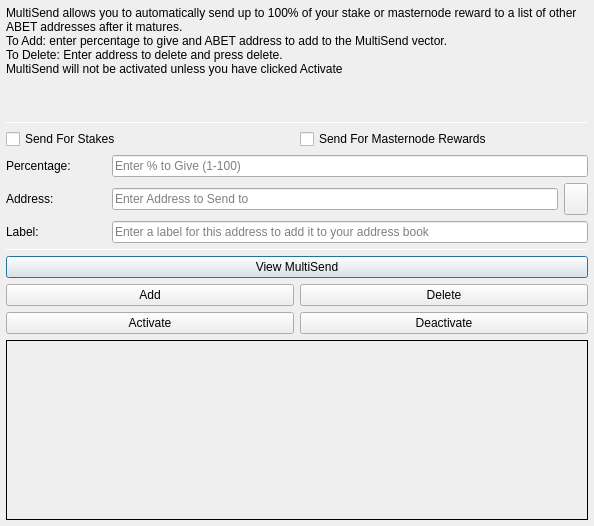
<?xml version="1.0" encoding="UTF-8"?>
<ui version="4.0">
 <class>MultiSendDialog</class>
 <widget class="QDialog" name="MultiSendDialog">
  <property name="windowModality">
   <enum>Qt::NonModal</enum>
  </property>
  <property name="geometry">
   <rect>
    <x>0</x>
    <y>0</y>
    <width>594</width>
    <height>526</height>
   </rect>
  </property>
  <property name="windowTitle">
   <string>MultiSend</string>
  </property>
  <layout class="QVBoxLayout" name="verticalLayout" stretch="0">
   <property name="margin">
    <number>6</number>
   </property>
   <item>
    <layout class="QVBoxLayout" name="verticalLayout_Main" stretch="1,1,1,0,1,1,1">
     <item>
      <widget class="QLabel" name="label_2">
       <property name="lineWidth">
        <number>1</number>
       </property>
       <property name="text">
        <string>MultiSend allows you to automatically send up to 100% of your stake or masternode reward to a list of other ABET addresses after it matures.
To Add: enter percentage to give and ABET address to add to the MultiSend vector.
To Delete: Enter address to delete and press delete.
MultiSend will not be activated unless you have clicked Activate</string>
       </property>
       <property name="alignment">
        <set>Qt::AlignLeading|Qt::AlignLeft|Qt::AlignTop</set>
       </property>
       <property name="wordWrap">
        <bool>true</bool>
       </property>
      </widget>
     </item>
     <item>
      <widget class="Line" name="line">
       <property name="minimumSize">
        <size>
         <width>0</width>
         <height>1</height>
        </size>
       </property>
       <property name="maximumSize">
        <size>
         <width>16777215</width>
         <height>1</height>
        </size>
       </property>
       <property name="orientation">
        <enum>Qt::Horizontal</enum>
       </property>
      </widget>
     </item>
     <item>
      <layout class="QVBoxLayout" name="verticalLayout_Settings">
       <item>
        <layout class="QHBoxLayout" name="horizontalLayout">
         <item>
          <widget class="QCheckBox" name="multiSendStakeCheckBox">
           <property name="text">
            <string>Send For Stakes</string>
           </property>
          </widget>
         </item>
         <item>
          <widget class="QCheckBox" name="multiSendMasternodeCheckBox">
           <property name="text">
            <string>Send For Masternode Rewards</string>
           </property>
          </widget>
         </item>
        </layout>
       </item>
       <item>
        <layout class="QHBoxLayout" name="horizontalLayout_6">
         <item>
          <widget class="QLabel" name="label">
           <property name="minimumSize">
            <size>
             <width>100</width>
             <height>0</height>
            </size>
           </property>
           <property name="toolTip">
            <string>Percentage of stake to send</string>
           </property>
           <property name="text">
            <string>Percentage:</string>
           </property>
          </widget>
         </item>
         <item>
          <widget class="QLineEdit" name="multiSendPercentEdit">
           <property name="toolTip">
            <string>Enter whole numbers 1 - 100</string>
           </property>
           <property name="placeholderText">
            <string>Enter % to Give (1-100)</string>
           </property>
          </widget>
         </item>
        </layout>
       </item>
       <item>
        <layout class="QHBoxLayout" name="horizontalLayout_7">
         <item>
          <widget class="QLabel" name="label_5">
           <property name="minimumSize">
            <size>
             <width>100</width>
             <height>0</height>
            </size>
           </property>
           <property name="toolTip">
            <string>Address to send portion of stake to</string>
           </property>
           <property name="text">
            <string>Address:</string>
           </property>
          </widget>
         </item>
         <item>
          <widget class="QLineEdit" name="multiSendAddressEdit">
           <property name="toolTip">
            <string/>
           </property>
           <property name="placeholderText">
            <string>Enter Address to Send to</string>
           </property>
          </widget>
         </item>
         <item>
          <widget class="QToolButton" name="addressBookButton">
           <property name="maximumSize">
            <size>
             <width>16777215</width>
             <height>32</height>
            </size>
           </property>
           <property name="toolTip">
            <string>Choose an address from the address book</string>
           </property>
           <property name="text">
            <string/>
           </property>
           <property name="icon">
            <iconset resource="../abet.qrc">
             <normaloff>:/icons/address-book</normaloff>:/icons/address-book</iconset>
           </property>
           <property name="shortcut">
            <string>Alt+A</string>
           </property>
          </widget>
         </item>
        </layout>
       </item>
      </layout>
     </item>
     <item>
      <layout class="QHBoxLayout" name="horizontalLayout_3">
       <item>
        <widget class="QLabel" name="label_3">
         <property name="minimumSize">
          <size>
           <width>100</width>
           <height>0</height>
          </size>
         </property>
         <property name="text">
          <string>Label:</string>
         </property>
        </widget>
       </item>
       <item>
        <widget class="QLineEdit" name="labelAddressLabelEdit">
         <property name="placeholderText">
          <string>Enter a label for this address to add it to your address book</string>
         </property>
        </widget>
       </item>
      </layout>
     </item>
     <item>
      <widget class="Line" name="line_2">
       <property name="minimumSize">
        <size>
         <width>0</width>
         <height>1</height>
        </size>
       </property>
       <property name="maximumSize">
        <size>
         <width>16777215</width>
         <height>1</height>
        </size>
       </property>
       <property name="orientation">
        <enum>Qt::Horizontal</enum>
       </property>
      </widget>
     </item>
     <item>
      <layout class="QVBoxLayout" name="verticalLayout_Buttons">
       <item>
        <layout class="QHBoxLayout" name="horizontalLayout_4">
         <item>
          <widget class="QPushButton" name="viewButton">
           <property name="toolTip">
            <string/>
           </property>
           <property name="statusTip">
            <string>View MultiSend Vector</string>
           </property>
           <property name="text">
            <string>View MultiSend</string>
           </property>
          </widget>
         </item>
        </layout>
       </item>
       <item>
        <layout class="QHBoxLayout" name="horizontalLayout_2">
         <item>
          <widget class="QPushButton" name="addButton">
           <property name="toolTip">
            <string/>
           </property>
           <property name="statusTip">
            <string>Add to MultiSend Vector</string>
           </property>
           <property name="text">
            <string>Add</string>
           </property>
          </widget>
         </item>
         <item>
          <widget class="QPushButton" name="deleteButton">
           <property name="toolTip">
            <string/>
           </property>
           <property name="statusTip">
            <string>Delete Address From MultiSend Vector</string>
           </property>
           <property name="text">
            <string>Delete</string>
           </property>
          </widget>
         </item>
        </layout>
       </item>
       <item>
        <layout class="QHBoxLayout" name="horizontalLayout_5">
         <item>
          <widget class="QPushButton" name="activateButton">
           <property name="statusTip">
            <string>Activate MultiSend</string>
           </property>
           <property name="text">
            <string>Activate</string>
           </property>
          </widget>
         </item>
         <item>
          <widget class="QPushButton" name="disableButton">
           <property name="statusTip">
            <string>Deactivate MultiSend</string>
           </property>
           <property name="text">
            <string>Deactivate</string>
           </property>
          </widget>
         </item>
        </layout>
       </item>
      </layout>
     </item>
     <item>
      <widget class="QLabel" name="message">
       <property name="minimumSize">
        <size>
         <width>0</width>
         <height>180</height>
        </size>
       </property>
       <property name="frameShape">
        <enum>QFrame::Panel</enum>
       </property>
       <property name="frameShadow">
        <enum>QFrame::Plain</enum>
       </property>
       <property name="lineWidth">
        <number>1</number>
       </property>
       <property name="midLineWidth">
        <number>1</number>
       </property>
       <property name="text">
        <string/>
       </property>
       <property name="alignment">
        <set>Qt::AlignLeading|Qt::AlignLeft|Qt::AlignTop</set>
       </property>
       <property name="wordWrap">
        <bool>true</bool>
       </property>
      </widget>
     </item>
    </layout>
   </item>
  </layout>
 </widget>
 <resources>
  <include location="../abet.qrc"/>
 </resources>
 <connections/>
</ui>
